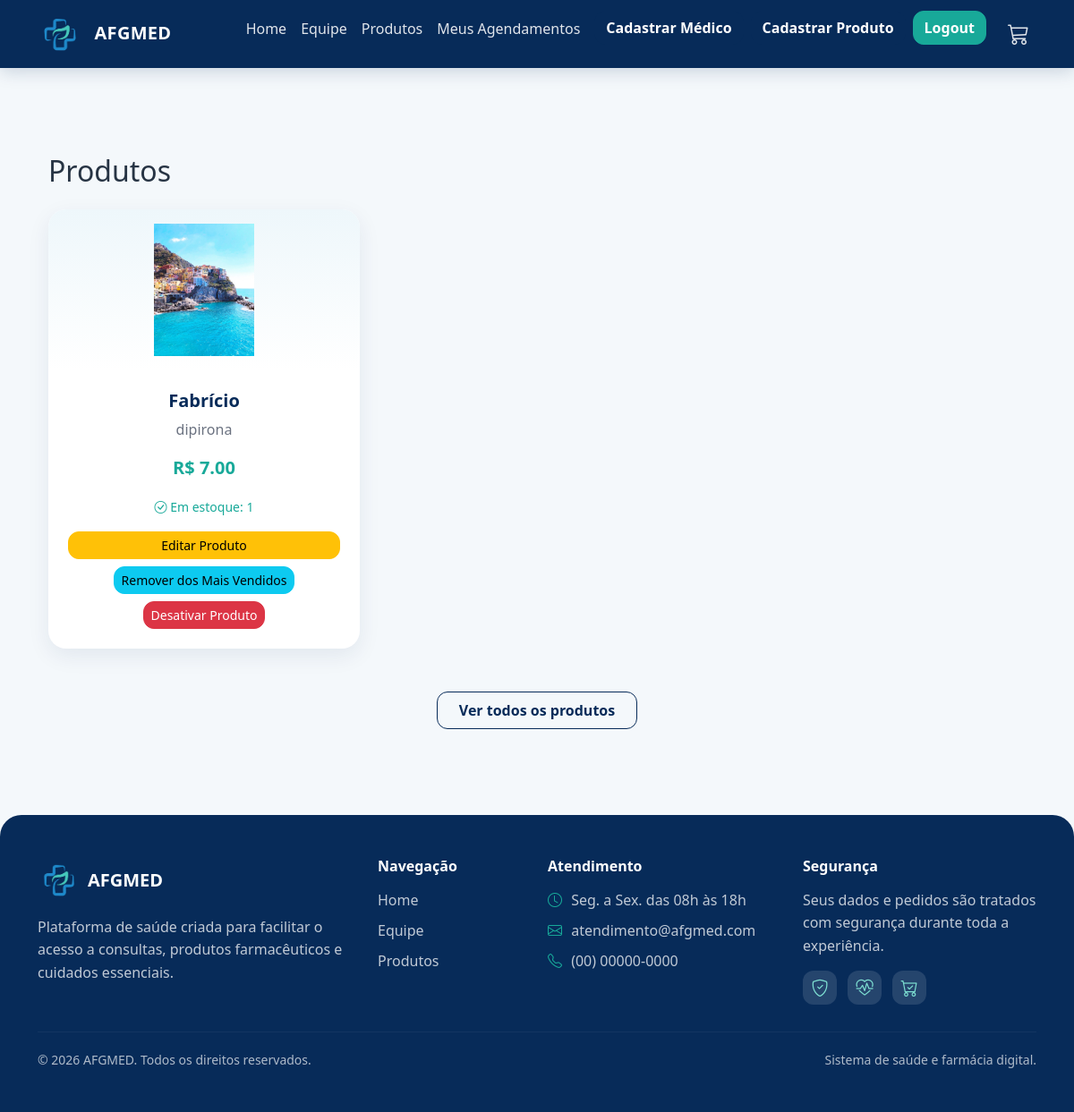
Before: /produtos (signed in) with the older database file.
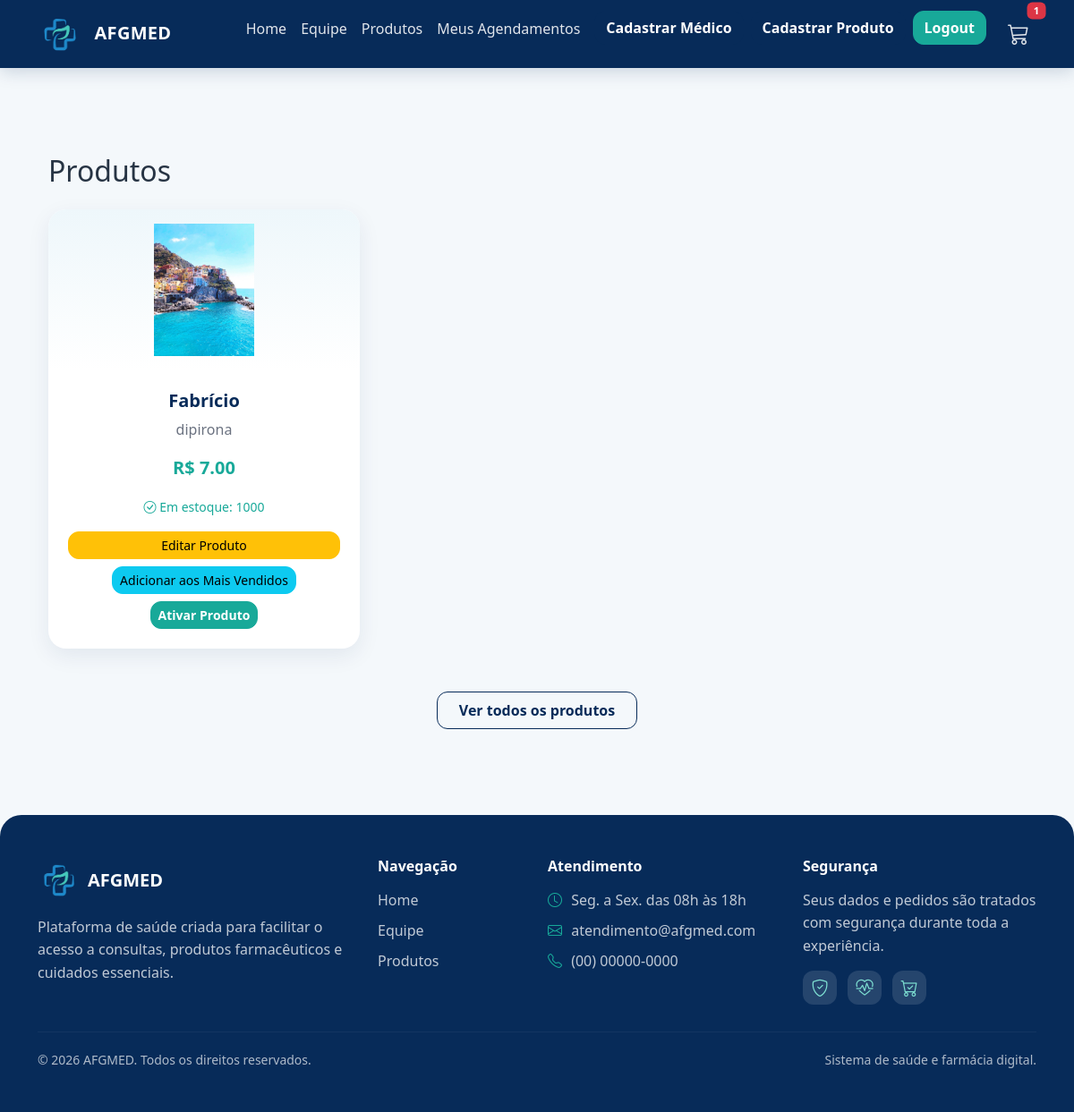
After: the same page with the newer database file.
### projetoafgmed/models.py (models this page shows)
class Produto(database.Model):
    id = database.Column(database.Integer, primary_key=True)
    nome = database.Column(database.String, nullable=False)
    descricao = database.Column(database.String)
    preco = database.Column(database.Float, nullable=False)
    estoque = database.Column(database.Integer, default=0)
    foto = database.Column(database.String, default="default.jpg")
    ativo = database.Column(database.Boolean, default=True, nullable=False)
    destaque_home = database.Column(database.Boolean, default=False, nullable=False)
    data_criacao = database.Column(database.DateTime, nullable=False, default=datetime.utcnow)

### projetoafgmed/routes.py (the view)
@app.route("/produtos")
@login_required
def produtos():
    return render_template("produtos.html", produtos=Produto.query.all())

### projetoafgmed/models.py (called while the page is built)
@login_manager.user_loader
def load_usuario(id_usuario):
    return Usuario.query.get(int(id_usuario))

### projetoafgmed/routes.py (called while the page is built, shortened)
@app.context_processor
def carrinho_global():
    if current_user.is_authenticated:
        carrinho = Carrinho.query.filter_by(
            id_usuario=current_user.id,
            status="ativo"
        ).first()
        itens = carrinho.itens if carrinho else []
        total = sum(item.quantidade * item.preco_unitario for item in itens)
        quantidade = sum(item.quantidade for item in itens)
        return {
            "carrinho": carrinho,
            "itens_carrinho": itens,
            "total_carrinho": total,
            "quantidade_carrinho": quantidade
        }

### projetoafgmed/templates/produtos.html (shortened to what this page needs)
{% extends "base.html" %}
{% block content %}
<div class="container py-5">
    <h2 class="mb-4">Produtos</h2>
    <div class="row row-cols-1 row-cols-md-3 g-4">
        {% for produto in produtos %}
        <div class="col">
            <div class="card h-100 text-center shadow-sm">
                <img src="{{ url_for('static', filename='fotos_produtos/' + produto.foto) }}"
                     class="card-img-top p-3"
                     style="height:180px; object-fit:contain;"
                     alt="{{ produto.nome }}">
                <div class="card-body d-flex flex-column">
                    <h5 class="card-title fw-bold">{{ produto.nome }}</h5>
                    <p class="card-text text-truncate text-muted">{{ produto.descricao }}</p>
                    <p class="fw-bold text-success fs-5">R$ {{ '%.2f' % produto.preco }}</p>
                    <p class="mb-3">
                        {% if produto.estoque > 0 %}
                        <small class="text-success"><i class="bi bi-check-circle"></i> Em estoque: {{ produto.estoque }}</small>
                        {% else %}
                        <small class="text-danger"><i class="bi bi-x-circle"></i> Produto indisponível</small>
                        {% endif %}
                    </p>
                    {% if current_user.is_admin %}
                    <div class="mt-auto d-grid gap-2">
                        <a href="{{ url_for('editar_produto', id_produto=produto.id) }}" class="btn btn-sm btn-warning">
                            Editar Produto
                        </a>
                        <form action="{{ url_for('alternar_destaque_produto', id_produto=produto.id) }}" method="post">
                            <button type="submit" class="btn btn-sm btn-info">
                                {% if produto.destaque_home %}Remover dos Mais Vendidos{% else %}Adicionar aos Mais Vendidos{% endif %}
                            </button>
                        </form>
                        {% if produto.ativo %}
                        <form action="{{ url_for('desativar_produto', id_produto=produto.id) }}" method="post">
                            <button type="submit" class="btn btn-sm btn-danger">Desativar Produto</button>
                        </form>
                        {% else %}
                        <form action="{{ url_for('ativar_produto', id_produto=produto.id) }}" method="post">
                            <button type="submit" class="btn btn-sm btn-success">Ativar Produto</button>
                        </form>
                        {% endif %}
                    </div>
                    {% endif %}
                </div>
            </div>
        </div>
        {% endfor %}
    </div>
    <div class="text-center mt-5">
        <a href="{{ url_for('produtos') }}" class="btn btn-outline-primary px-4 py-2 fw-bold">
            Ver todos os produtos
        </a>
    </div>
</div>
{% endblock %}

Changed rows visible on the page:
changed Produto "Fabrício": estoque "1" → "1000"; destaque_home "Remover dos Mais Vendidos" → "Adicionar aos Mais Vendidos"; ativo "Desativar Produto" → "Ativar Produto"
Other visible differences:
{{ quantidade_carrinho }}: (not shown) → "1"
